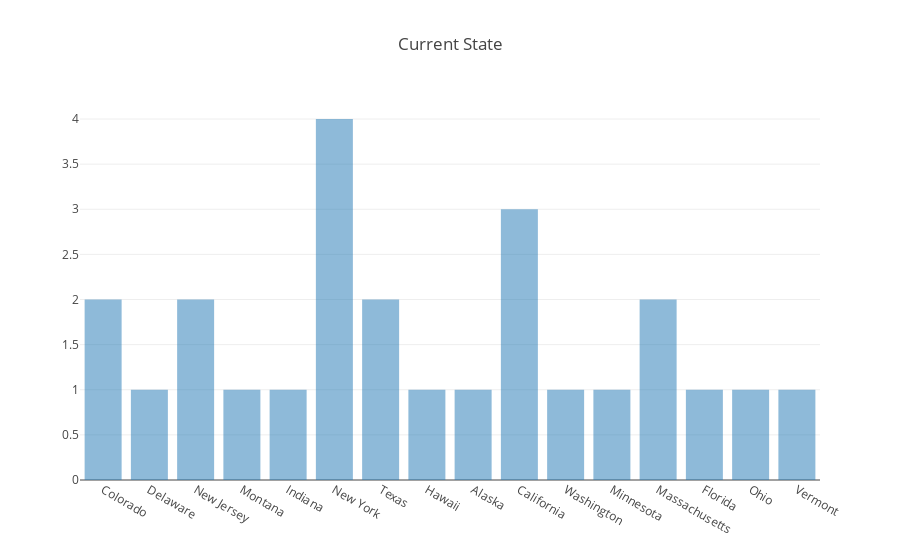

The notebook cell saved with this chart:
### Code cell
data = [go.Histogram(
    x=candidates['CurrentState'],
    opacity=0.5
)]

layout = go.Layout(
    title='Current State'
)

fig = go.Figure(data=data, layout=layout)

iplot(fig, filename='pandas/simple-histogram')

### Figure 1 — Plotly figure (JSON) as saved in the notebook; plotly's stock layout.template omitted (floating-point values rounded to 4 significant figures)
{"data": [{"opacity": 0.5, "type": "histogram", "uid": "35d44e67-b465-4c34-8df8-13e6fc1249ec", "x": ["Colorado", "Delaware", "New Jersey", "Montana", "Indiana", "New York", "Texas", "New Jersey", "Hawaii", "Alaska", "California", "Colorado", "Washington", "Minnesota", "Massachusetts", "Florida", "Texas", "Ohio", "Vermont", "California", "Massachusetts", "California", "New York", "New York", "New York"]}], "layout": {"title": {"text": "Current State"}}}
